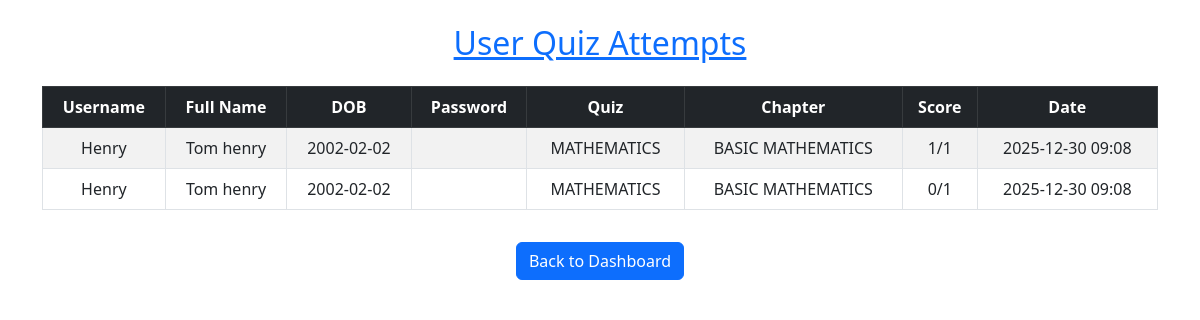
The app's page /admin/users (signed in) with its own data.
### app.py (models this page shows)
class User(db.Model):
    id = db.Column(db.Integer, primary_key=True)
    username = db.Column(db.String(50), nullable=False, unique=True)
    password = db.Column(db.String(255), nullable=False)  # Changed from Integer to String
    fullname = db.Column(db.String(50), nullable=False)
    dob = db.Column(db.Date, nullable=False)
    created_at = db.Column(db.DateTime, default=datetime.utcnow)

class Quiz(db.Model):
    id = db.Column(db.Integer, primary_key=True)
    title = db.Column(db.String(100), nullable=False)
    created_at = db.Column(db.DateTime, default=datetime.utcnow)
    chapters = db.relationship('Chapter', backref='quiz', lazy=True, cascade='all, delete-orphan')

class Chapter(db.Model):
    id = db.Column(db.Integer, primary_key=True)
    title = db.Column(db.String(50), nullable=False)
    quiz_id = db.Column(db.Integer, db.ForeignKey('quiz.id'), nullable=False)
    created_at = db.Column(db.DateTime, default=datetime.utcnow)

### app.py (the view, shortened to what this page needs)
@app.route('/admin/users')
@admin_required
def admin_users():
    all_attempts_data = []
    users = User.query.all()
    for user in users:
        attempts = QuizAttempt.query.filter_by(user_id=user.id).order_by(QuizAttempt.timestamp.desc()).all()
        if attempts:
            for attempt in attempts:
                chapter_title = attempt.chapter.title if attempt.chapter else "N/A"
                total_questions = len(attempt.chapter.questions) if attempt.chapter else len(attempt.quiz.questions)
                score_text = f"{attempt.score}/{total_questions}"
                all_attempts_data.append({
                    "username": user.username,
                    "fullname": user.fullname,
                    "dob": user.dob.strftime("%Y-%m-%d"),
                    "quiz_title": attempt.quiz.title,
                    "chapter_title": chapter_title,
                    "score": score_text,
                    "date": attempt.timestamp.strftime("%Y-%m-%d %H:%M")
                })
    return render_template('admin_users.html', attempts_data=all_attempts_data)

### app.py (called while the page is built)
def admin_required(f):
    @wraps(f)
    def decorated_function(*args, **kwargs):
        if 'admin_id' not in session:
            flash('Admin access required.', 'danger')
            return redirect(url_for('admin_login'))
        return f(*args, **kwargs)
    return decorated_function

### templates/admin_users.html (shortened to what this page needs)
<!DOCTYPE html>
<html lang="en">
<head>
    <link href="https://cdn.jsdelivr.net/npm/bootstrap@5.3.0/dist/css/bootstrap.min.css" rel="stylesheet">
</head>
<body class="p-4">
    <div class="container">
        <h2 class="text-center mb-4 text-primary"><u>User Quiz Attempts</u></h2>
        <div class="table-responsive">
            <table class="table table-bordered table-striped text-center align-middle">
                <thead class="table-dark">
                    <tr>
                        <th>Username</th>
                        <th>Full Name</th>
                        <th>DOB</th>
                        <th>Password</th>
                        <th>Quiz</th>
                        <th>Chapter</th>
                        <th>Score</th>
                        <th>Date</th>
                    </tr>
                </thead>
                <tbody>
                    {% for attempt in attempts_data %}
                    <tr>
                        <td>{{ attempt.username }}</td>
                        <td>{{ attempt.fullname }}</td>
                        <td>{{ attempt.dob }}</td>
                        <td>{{ attempt.password }}</td>
                        <td>{{ attempt.quiz_title }}</td>
                        <td>{{ attempt.chapter_title }}</td>
                        <td>{{ attempt.score }}</td>
                        <td>{{ attempt.date }}</td>
                    </tr>
                    {% endfor %}
                </tbody>
            </table>
        </div>
        <div class="text-center mt-3">
            <a href="/admin/dashboard" class="btn btn-primary">Back to Dashboard</a>
        </div>
    </div>
</body>
</html>

### records on screen
User: username "Henry" "Henry", fullname "Tom henry" "Tom henry"
Quiz: quiz_title "MATHEMATICS" "MATHEMATICS"
Chapter: chapter_title "BASIC MATHEMATICS" "BASIC MATHEMATICS"

### other values on screen
{{ attempt.dob }} "2002-02-02" "2002-02-02"
{{ attempt.score }} "1/1" "0/1"
{{ attempt.date }} "2025-12-30 09:08" "2025-12-30 09:08"
